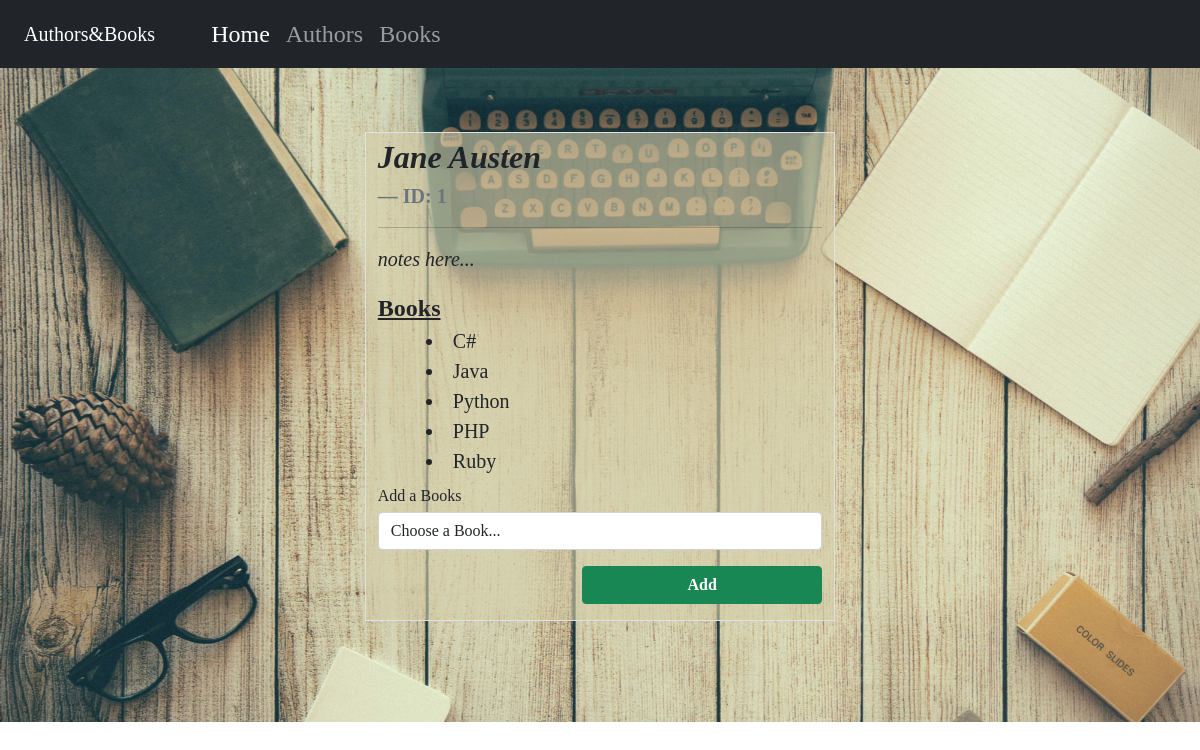
Screenshot of /authors/1 with the database file from the repository.
### books_authors_app/models.py (models this page shows, shortened)
class Author(models.Model):
    first_name = models.CharField(max_length=45)
    last_name = models.CharField(max_length=45)
    books = models.ManyToManyField(Book, related_name="authors")
    notes = models.TextField(default="notes here...")
    created_at = models.DateTimeField(auto_now_add=True)
    updated_at = models.DateTimeField(auto_now=True)

class Book(models.Model):
    title = models.CharField(max_length=255)
    desc = models.TextField()
    created_at = models.DateTimeField(auto_now_add=True)
    updated_at = models.DateTimeField(auto_now=True)

### books_authors_app/views.py (the view)
# urls.py: path("authors/<a_id>", views.author_view),
def author_view(request, a_id):
    authors = Author.objects.get(id=a_id)
    books = Book.objects.all()
    context = {"authors": authors, "books": books}
    return render(request, "authorview.html", context)

### books_authors_app/templates/authorview.html (shortened to what this page needs)
<!DOCTYPE html>
<html lang="en">
  <head>
    <link href="https://cdn.jsdelivr.net/npm/bootstrap@5.0.2/dist/css/bootstrap.min.css" rel="stylesheet"
>
    {% load static %}
    <link rel="stylesheet" href="{% static 'css/style_view.css' %}">
  </head>
  <body>
    <nav class="navbar navbar-expand-lg navbar-dark bg-dark navbar-fixed-top">
      <a class="navbar-brand ps-4 me-5">Authors&Books</a>
      <div class="collapse navbar-collapse" id="navbarNavAltMarkup">
        <div class="navbar-nav">
          <a class="nav-item nav-link active" href="/">Home</a>
          <a class="nav-item nav-link" href="/author">Authors</a>
          <a class="nav-item nav-link" href="/book">Books</a>
        </div>
      </div>
    </nav>
    <div class="container-fluid">
      <div class="row inline-block contenedor">
        <div class="col border">
          <figure class="text-start">
            <blockquote class="blockquote fs-2 fw-bold fst-italic text-dark">{{authors.first_name}} {{authors.last_name}}</blockquote>
            <figcaption class="blockquote-footer fs-5 fw-bold text-secondary">ID: {{authors.id}} </figcaption>
            <hr  class="text-dark fw-bold">
          </figure>
          <p class="fs-5 fst-italic text-dark">{{authors.notes}}</p>
          <div class="fs-4 text-dark mb-2"><span class="fw-bold "><u>Books</u></span>
            {% for book in authors.books.all %}
              <li class="fs-5 text-start ms-5 text-dark">{{book.title}}</li>
            {% endfor %}
          </div>
          <form method="POST" action="/add_book_to_author" class="new">
            <label for="book_list" class="text-secundary"> Add a Books</label>
            <select class="form-control mt-1 col-4" id='book_list' name='book_id' required>
              <option selected>Choose a Book...</option>
            </select>
            <button type="submit" class="btn btn-success fw-bold text-center" id="btn_enviar">Add</button>
          </form>
        </div>
      </div>
    </div>
  </body>
</html>

### books_authors_app/static/css/style_view.css (style rules this page uses)
.navbar { font-family: "Times New Roman", Times, serif; font-size: 1.5rem; }
.container-fluid { margin: 0 auto; background-image: url("../img/bg7.jpg"); background-size: cover; background-position: center; display: inline-block; height: 654px; font-family: "Times New Roman", Times, serif; }
.contenedor { background: rgb(214, 207, 170, 0.6); margin: 0 auto; margin-top: 4rem; width: 40%; height: fit-content; }
.btn { width: 15rem; margin: 1rem 0; float: right; }

### rows the page displays
Author: first_name "Jane", last_name "Austen", id "1", notes "notes here..."
Book: title "C#"
Book: title "Java"
Book: title "Python"
Book: title "PHP"
Book: title "Ruby"
